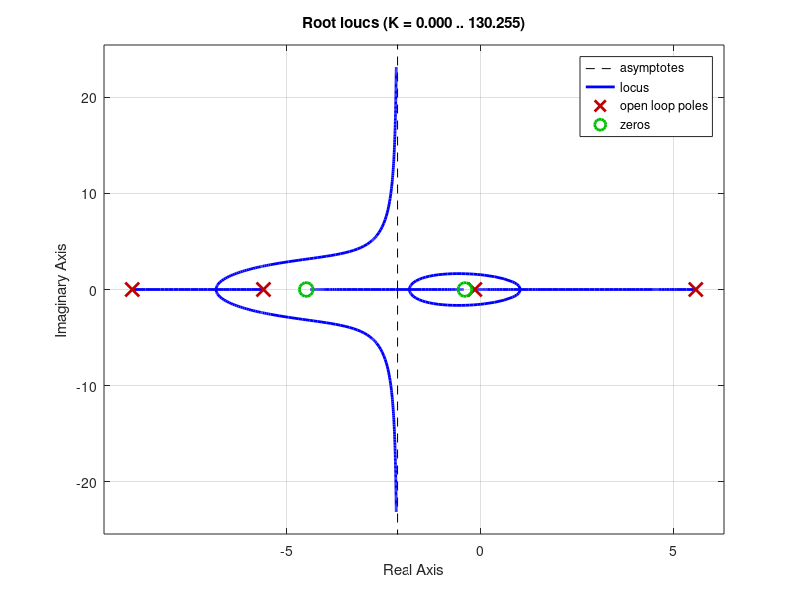

This figure's MATLAB source: (Note: this script raises an error after producing the figure.)
%% Startup functions
clear
close all
clc
%% General settings
plot_font_size   = 18;
plot_line_width  = 2;
plot_x0     = 500;
plot_y0     = 300;
plot_width  = 800;
plot_height = 400;
%% Transfer function variable
s = tf('s');
%% Simulink settings
MaxStep  = 1e-2; % solver max step size
RelTol   = 1e-2; % solver relative tolerance
T_f      = 10;    % final simulation time
%% System parameters: Inverted pendulum parameters
m    = 0.2;    % pendulum mass [kg]
M    = 0.5;    % cart mass [kg]
J_G  = 0.006;  % pendulum inertia [kg*m^2]
l    = 0.6;    % pendulum length [m]
k    = 0;      % spring stiffness [N/m]
g    = 9.81;   % gravity acceleration [m/s^2]
beta = 0.1;    % damping coefficient [Ns/m]
%% Linearized model
% states: x_1: linear position
%         x_2: angular position
%         x_3: linear speed
%         x_4: angular speed
M_lin = [m*l/2 J_G+m*l^2/4;
         M + m       m*l/2];
A_1   = [0 0 1 0;
         0 0 0 1];
A_2   = (M_lin^-1)*[0 m*g*l/2 0 0;
                   -k  0  -beta 0];
A_lin = [A_1;
         A_2];
B_1   = [0; 0];
B_2   = (M_lin^-1)*[0; 1];
B_lin = [B_1;
         B_2];
C_lin = [0 1 0 0];
D_lin = 0;

LTI_lin = ss(A_lin, B_lin, C_lin, D_lin);
G_lin   = tf(LTI_lin);
disp ('Transfer function of the linearized model:')
zpk(G_lin)
%% Control design
% regulator structure
R    = -(s + 4.5)*(s + 0.4)/s/(s + 9)
figure(1)
rlocus(minreal(R*G_lin))


% gain assignment
R = 18*R;
L = minreal(R*G_lin);
F = minreal(L/(1 + L));
% Requisiti del sitema
% checking the requirements
mindecay   = 1.5;
mindamping = 0.5;
maxfreq    = 6;
Goals      = TuningGoal.Poles(mindecay, mindamping, maxfreq);
figure(2)
viewGoal(Goals, F);

% state-space realization
R_lti   = ss(R);
A_ctrl  = R_lti.A;
B_ctrl  = R_lti.B;
C_ctrl  = R_lti.C;
D_ctrl  = R_lti.D;
%% Parameters for simulation
% initial conditions
x0        = -5;
theta0    = deg2rad(45);
v0        = 0;
omega0    = 0;
% angular reference
theta_ref = 0;